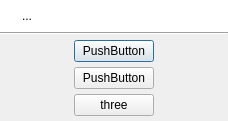
<ui version="4.0" >
 <class>QUMessageBox</class>
 <widget class="QDialog" name="QUMessageBox" >
  <property name="windowModality" >
   <enum>Qt::ApplicationModal</enum>
  </property>
  <property name="geometry" >
   <rect>
    <x>0</x>
    <y>0</y>
    <width>228</width>
    <height>119</height>
   </rect>
  </property>
  <property name="windowTitle" >
   <string>Dialog</string>
  </property>
  <property name="modal" >
   <bool>true</bool>
  </property>
  <layout class="QVBoxLayout" >
   <property name="spacing" >
    <number>0</number>
   </property>
   <property name="leftMargin" >
    <number>0</number>
   </property>
   <property name="topMargin" >
    <number>0</number>
   </property>
   <property name="rightMargin" >
    <number>0</number>
   </property>
   <property name="bottomMargin" >
    <number>0</number>
   </property>
   <item>
    <widget class="QFrame" name="frame" >
     <property name="sizePolicy" >
      <sizepolicy vsizetype="Expanding" hsizetype="Preferred" >
       <horstretch>0</horstretch>
       <verstretch>0</verstretch>
      </sizepolicy>
     </property>
     <property name="palette" >
      <palette>
       <active>
        <colorrole role="Base" >
         <brush brushstyle="SolidPattern" >
          <color alpha="255" >
           <red>255</red>
           <green>255</green>
           <blue>255</blue>
          </color>
         </brush>
        </colorrole>
        <colorrole role="Window" >
         <brush brushstyle="SolidPattern" >
          <color alpha="255" >
           <red>255</red>
           <green>255</green>
           <blue>255</blue>
          </color>
         </brush>
        </colorrole>
       </active>
       <inactive>
        <colorrole role="Base" >
         <brush brushstyle="SolidPattern" >
          <color alpha="255" >
           <red>255</red>
           <green>255</green>
           <blue>255</blue>
          </color>
         </brush>
        </colorrole>
        <colorrole role="Window" >
         <brush brushstyle="SolidPattern" >
          <color alpha="255" >
           <red>255</red>
           <green>255</green>
           <blue>255</blue>
          </color>
         </brush>
        </colorrole>
       </inactive>
       <disabled>
        <colorrole role="Base" >
         <brush brushstyle="SolidPattern" >
          <color alpha="255" >
           <red>255</red>
           <green>255</green>
           <blue>255</blue>
          </color>
         </brush>
        </colorrole>
        <colorrole role="Window" >
         <brush brushstyle="SolidPattern" >
          <color alpha="255" >
           <red>255</red>
           <green>255</green>
           <blue>255</blue>
          </color>
         </brush>
        </colorrole>
       </disabled>
      </palette>
     </property>
     <property name="autoFillBackground" >
      <bool>true</bool>
     </property>
     <property name="frameShadow" >
      <enum>QFrame::Raised</enum>
     </property>
     <layout class="QHBoxLayout" >
      <item>
       <widget class="QLabel" name="icon" >
        <property name="sizePolicy" >
         <sizepolicy vsizetype="Preferred" hsizetype="Fixed" >
          <horstretch>0</horstretch>
          <verstretch>0</verstretch>
         </sizepolicy>
        </property>
        <property name="text" >
         <string/>
        </property>
        <property name="pixmap" >
         <pixmap resource="images/uman.qrc" >:/marks/information.png</pixmap>
        </property>
        <property name="alignment" >
         <set>Qt::AlignLeading|Qt::AlignLeft|Qt::AlignTop</set>
        </property>
       </widget>
      </item>
      <item>
       <widget class="QLabel" name="message" >
        <property name="text" >
         <string>...</string>
        </property>
        <property name="alignment" >
         <set>Qt::AlignLeading|Qt::AlignLeft|Qt::AlignTop</set>
        </property>
        <property name="wordWrap" >
         <bool>true</bool>
        </property>
       </widget>
      </item>
     </layout>
    </widget>
   </item>
   <item>
    <widget class="Line" name="line" >
     <property name="orientation" >
      <enum>Qt::Horizontal</enum>
     </property>
    </widget>
   </item>
   <item>
    <layout class="QHBoxLayout" >
     <property name="spacing" >
      <number>5</number>
     </property>
     <property name="topMargin" >
      <number>5</number>
     </property>
     <property name="bottomMargin" >
      <number>5</number>
     </property>
     <item>
      <spacer>
       <property name="orientation" >
        <enum>Qt::Horizontal</enum>
       </property>
       <property name="sizeHint" >
        <size>
         <width>40</width>
         <height>20</height>
        </size>
       </property>
      </spacer>
     </item>
     <item>
      <layout class="QVBoxLayout" >
       <property name="spacing" >
        <number>5</number>
       </property>
       <property name="topMargin" >
        <number>0</number>
       </property>
       <property name="bottomMargin" >
        <number>0</number>
       </property>
       <item>
        <widget class="QPushButton" name="one" >
         <property name="text" >
          <string>PushButton</string>
         </property>
         <property name="shortcut" >
          <string>1</string>
         </property>
        </widget>
       </item>
       <item>
        <widget class="QPushButton" name="two" >
         <property name="text" >
          <string>PushButton</string>
         </property>
         <property name="shortcut" >
          <string>2</string>
         </property>
        </widget>
       </item>
       <item>
        <widget class="QPushButton" name="three" >
         <property name="text" >
          <string>three</string>
         </property>
         <property name="icon" >
          <iconset resource="images/uman.qrc" >:/marks/accept.png</iconset>
         </property>
         <property name="shortcut" >
          <string>3</string>
         </property>
        </widget>
       </item>
      </layout>
     </item>
     <item>
      <spacer>
       <property name="orientation" >
        <enum>Qt::Horizontal</enum>
       </property>
       <property name="sizeHint" >
        <size>
         <width>40</width>
         <height>20</height>
        </size>
       </property>
      </spacer>
     </item>
    </layout>
   </item>
  </layout>
 </widget>
 <resources>
  <include location="images/uman.qrc" />
 </resources>
 <connections/>
</ui>
